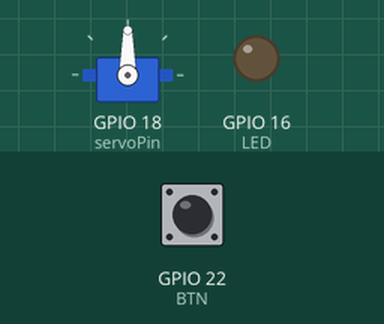
The sketch below on a simulated ESP32. Shown: servo, output pins drawn as LEDs (lit = HIGH). The test bench sets the inputs (shaded band); at power-on: GPIO 22 (BTN) HIGH.

Above: at 1.2 s.
1.3 s: GPIO 22 (BTN) pulled LOW for 0.15 s
At 1.45 s:
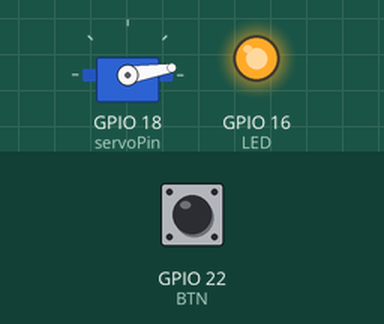
At 2.05 s:
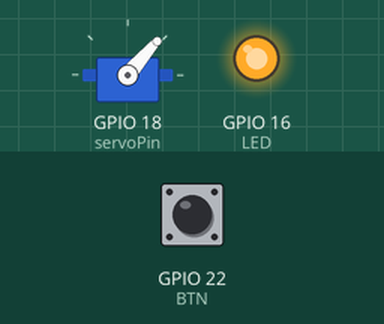
4.3 s: GPIO 22 (BTN) pulled LOW for 1 s
At 7.5 s:
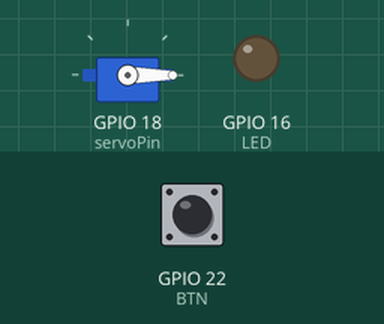
Timing chart, 0 to 9.0 s (numbered marks = the images above; inputs shaded):
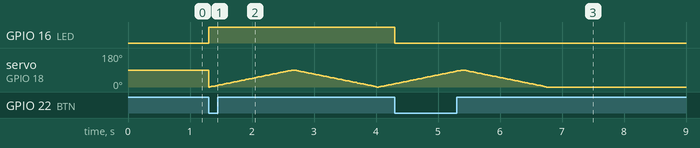

The sketch:

Servo.ino
```cpp
#include <ESP32Servo.h>
#define LED 16
#define BTN 22
Servo myservo;
// Recommended PWM GPIO pins on the ESP32 include 2,4,12-19,21-23,25-27,32-33
int servoPin = 18;
int pos = 0;
void IRAM_ATTR IO_INT_ISR()
{
  // Toggle The LED
  digitalWrite(LED, !digitalRead(LED));
}
void setup() {
  myservo.attach(servoPin);
  pinMode(LED,OUTPUT);
  pinMode(BTN,INPUT);
  attachInterrupt(BTN, IO_INT_ISR, FALLING);
}
void loop() {
  if(digitalRead(LED) == HIGH){
  moter();
  }
}

void moter(){
  for (pos = 0; pos <= 90; pos += 1) {
    myservo.write(pos);
    delay(15);
  }
  for (pos = 90; pos >= 0; pos -= 1) {
    myservo.write(pos);
    delay(15);
  }
}
```

Measured:
- after the input at 1.3 s, GPIO 16 (LED): LOW → HIGH at once
- after the input at 4.3 s, GPIO 16 (LED): HIGH → LOW at once; servo on GPIO 18 (servoPin): goes on until 6.7 s, then stays 0°
